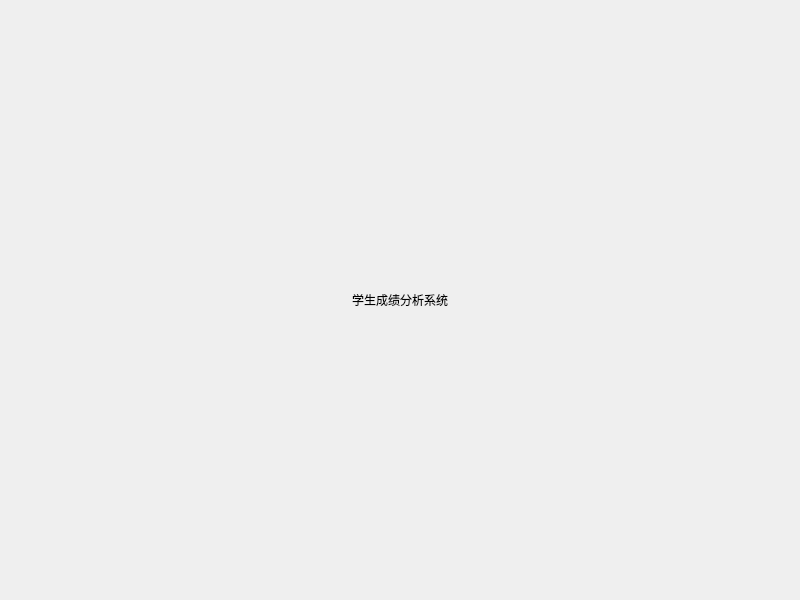
<?xml version="1.0" encoding="UTF-8"?>
<ui version="4.0">
 <class>MainWindow</class>
 <widget class="QMainWindow" name="MainWindow">
  <property name="geometry">
   <rect>
    <x>0</x>
    <y>0</y>
    <width>800</width>
    <height>600</height>
   </rect>
  </property>
  <property name="windowTitle">
   <string>学生成绩分析系统</string>
  </property>
  <widget class="QWidget" name="centralwidget">
   <layout class="QVBoxLayout" name="verticalLayout">
    <item>
     <widget class="QLabel" name="titleLabel">
      <property name="text">
       <string>学生成绩分析系统</string>
      </property>
      <property name="alignment">
       <set>Qt::AlignCenter</set>
      </property>
     </widget>
    </item>
   </layout>
  </widget>
 </widget>
</ui>
